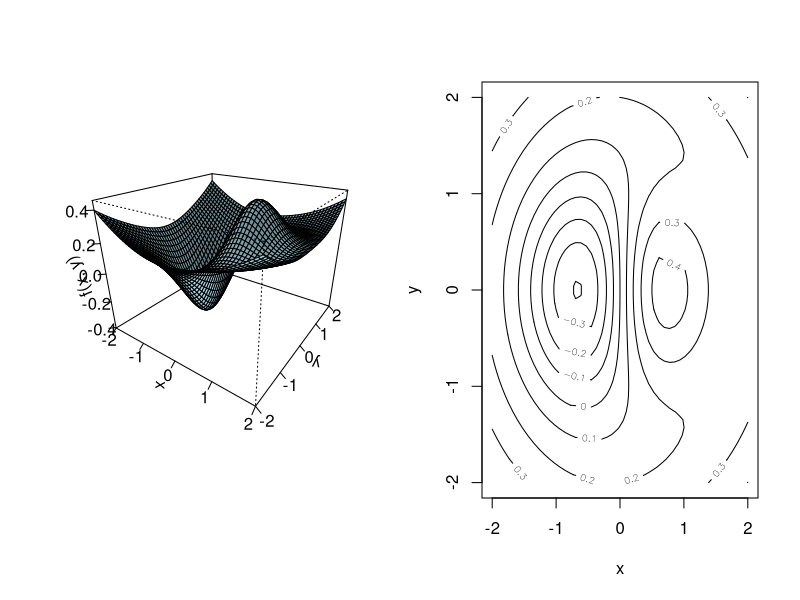

Here is the R script that generated this plot: (Note: this script raises an error after producing the figure.)
#============================================================================
# PROGRAM: optimization.R
#
# LANGUAGE*: R
#
# DESCIPTION: This file contains the necessary routine to perform 
#             optimization in the following examples:
#                - minimize the function: x*exp(-x^2 - y^2) + (x^2 + y^2)/20
#                - maximize the log-likelihood for linear regression 
#                - maximize the log-likelihood for logit regression
#
# DATE: June 21, 2017
#
# LAST MODIFIED: July 07, 2017
#============================================================================

# Setting working directory:
setwd('~/Dropbox/PIMES/Doutorado/1_semestre/metodos_computacionais/Projeto/')



#------------------- PROBLEM 1:  ------------------------------

f <- function(x, y){
    f <- x*exp(-x^2 - y^2) + (x^2 + y^2)/20
    
    return(f)
}

x <- seq(-2, 2, length = 50)
y <- seq(-2, 2, length = 50)
z <- outer(x, y, f)

postscript(file = 'problem01_3D_01.ps', paper = "a4", horizontal = TRUE)
par(mfrow = c(1, 2))

# Gráfico 3D: 
persp(x, y, z, theta = 35, phi = 25, expand = 0.8, ticktype = "detailed", 
      xlab = "x", ylab="y", zlab = "f(x, y)", col = 'lightblue' , border = 'black', 
      shade = 0.2)


# Curvas de Nível: 
contour(x, y, z, xlab = "x", ylab = "y")

dev.off()
par(mfrow = c(1,1))


# Function to be minimized: 
prob01 <- function(z){
    x <- z[1]
    y <- z[2]
    
    f <- x*exp(-x^2 - y^2) + (x^2 + y^2)/20
    
    return(f)
}

# Gradient vector:
grad01 <- function(z){
    x <- z[1]
    y <- z[2]
    
    fx <- exp(-x^2 - y^2)*(1 - 2*x^2) + x/10
    fy <- y/10 - 2*x*y*exp(-x^2 - y^2)
    
    return(c(fx, fy))
}

# Hessian Matrix:
hessian <- function(z){
    x <- z[1]
    y <- z[2]
    
    fxx <- exp(-x^2 - y^2)*(4*x^3 - 6*x) + 1/10
    fyy <- exp(-x^2 - y^2)*(4*x*y^2 - 2*x) + 1/10
    fxy = fyx = exp(-x^2 - y^2)*(4*(x^2)*y - 2*y)
    
    return(cbind(c(fxx, fyx), c(fxy, fyy)))
}


# Initial Guess:
ig01 <- c(1,1)

#--------------- NELDER-MEAD(Método Simplex) ----------------
flag.prob01.01 <- optim(par = ig01, fn = prob01, 
                        method = "Nelder-Mead")

flag.prob01.01


#----------------------- BFGS -------------------------------
flag.prob01.02 <- optim(par = ig01, fn = prob01,
                gr = grad01, method = "BFGS")


flag.prob01.02


#--------------------- L-BFGS-B -----------------------------
flag.prob01.03 <- optim(par = ig01, fn = prob01, gr = grad01,
                        lower = c(-1,-.5), upper = c(0, 0.5),
                        method = "L-BFGS-B")

flag.prob01.03



#=============== PROBLEM 2: Linear Regression ===============
N = 100

# TRUE PARAMETERS:
BETA0 = 1
BETA1 = 2
SIGMA2 = 2


# Simulation:

# Choosing the Random Number Generator:
RNGkind(kind = "Marsaglia-Multicarry", normal.kind = "Inversion")

# State of the RNG:
#   - The first number codes the kind of RNG.
#     The lowest two decimal digits are in 0:(k-1) where k
#     is the number of available RNGs.
#     The hundreds represent the type of normal generator (starting at 0).

# Generating the explanatory variable x: 
set.seed(2017)
stateRNG1 <- .Random.seed
seed1X <- stateRNG1[2] # This value will be used in other plataforms to generate X
seed2X <- stateRNG1[3] # This value will be used in other plataforms to generate X
X <- runif(N)


# Generating uniform numbers to create the orthogonal error term:
set.seed(1991)
stateRNG2 <- .Random.seed
seed1E <- stateRNG2[2] # This value will be used in other plataforms to generate the error term
seed2E <- stateRNG2[3] # This value will be used in other plataforms to generate the error term
error <- runif(N)


# Simulating tge values of the dependent variable: 
Y <- BETA0 + BETA1*X + sqrt(SIGMA2)*qnorm(error)
data.table(Y = round(Y, 5), X = round(X, 5))
#############



#======================== Linear Regression ========================

# Likelihood function: 
linearreg <- function(theta){
    beta0 <- theta[1]
    beta1 <- theta[2]
    sigma2 <- theta[3]
    
    f <- -N*log(sqrt(sigma2)) - (1/(2*sigma2))*sum((Y - beta0 - beta1*X)^2);
    
    return(f)
}

# Gradient vector:
grad.LR <- function(theta){
    beta0 <- theta[1]
    beta1 <- theta[2]
    sigma2 <- theta[3]
    
    g1  = (1/sigma2)*sum(Y - beta0 - beta1*X)
    g2 =  (1/sigma2)*sum((Y - beta0 - beta1*X)*X)
    g3 =  (1/(2*(sigma2^2)))*sum((Y - beta0 - beta1*X)^2) - (N/(2*sigma2))
    
    return(c(g1, g2, g3))
}


# Initial Guess:
ig.lr <- c(mean(Y), 1, 0.5)


#------------------------- NELDER-MEAD ------------------------------------
flag.OLS.01 <- optim(fn = linearreg, par = ig.lr, 
                     method = "Nelder-Mead", control = list(fnscale = -1))

flag.OLS.01


#------------------------------- BFGS -------------------------------------
flag.OLS.02 <- optim(fn = linearreg, gr = grad.LR,
                     par = ig.lr, method = "BFGS",
                     control = list(fnscale = -1))

flag.OLS.02

#------------------------------ L-BFGS-B -----------------------------------
flag.OLS.03 <- optim(fn = linearreg, gr = grad.LR, 
                     par = ig.lr, method = "L-BFGS-B",
                     lower = c(-Inf, -Inf, 0.00001), control = list(fnscale = -1))

flag.OLS.03

# Checking:
lm(Y~X)


save.image('projeto.cribare.RData')



#======================= PROBLEM 3: Logistic Regression =====================
rm(list = ls())

N = 100

# TRUE PARAMETERS:
Beta0 = 0.2
Beta1 = 0.5

# Generating the explanatory variable x: 
set.seed(2306)
stateRNG1 <- .Random.seed
seed1X <- stateRNG1[2] # This value will be used in other plataforms to generate X
seed2X <- stateRNG1[3] # This value will be used in other plataforms to generate X
X <- runif(N)

# Generating standard normal numbers by inversion method:
X <- qnorm(X) # inversion method
X # Normal(0, 1)

# Generating probability of Success:
pi = exp(Beta0 + Beta1*X)/(1 + exp(Beta0 + Beta1*X))
data.table(pi = round(pi, 5), X = round(X, 5))


# Generating uniform numbers to binomial dependent variable:
set.seed(1455)
stateRNG2 <- .Random.seed
seed1E <- stateRNG2[2] # This value will be used in other plataforms to generate Y
seed2E <- stateRNG2[3] # This value will be used in other plataforms to generate Y
u <- runif(N)

Y <- rep(NA, length = N)

for(i in 1:N){
    #print(.Random.seed)
    Y[i] <- qbinom(p = u[i], size = 1, prob = pi[i])
}

# Data generated:
data.table(Y, pi = round(pi, 5), X = round(X, 5))

###################################

# Log-likelihood function:
fun = function(theta){
    beta0 = theta[1]
    beta1 = theta[2]
    pi = exp(beta0 + beta1*X)/(1 + exp(beta0 + beta1*X))
    
    f = sum(Y*log(pi) + (1 - Y)*log(1 - pi))
    
    return(f)
}


# Optimization:
ig.log <- c(0,0)
#---------------------------- NELDER-MEAD -----------------------------------
flag.logit.NM = optim(fn = fun, par = ig.log, method = "Nelder-Mead",
             control = list(fnscale = -1))

flag.logit.NM


#-------------------------------- BFGS --------------------------------------
flag.logit.BFGS = optim(fn = fun, par = ig.log, 
                        method = "BFGS",
                        control = list(fnscale = -1))

flag.logit.BFGS


#------------------------------ L-BFGS-B --------------------------------------
flag.logit.LBFGSB = optim(fn = fun, par = ig.log, 
                          method = "L-BFGS-B",
                          lower = c(0,0),
                          control = list(fnscale = -1))

flag.logit.LBFGSB


# Checking: 
glm(formula = Y~X, family = binomial)































